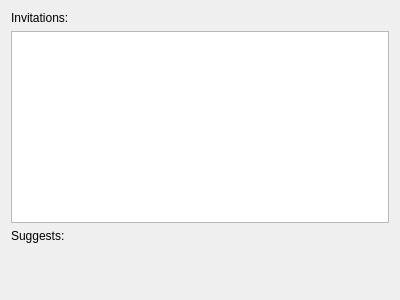
<?xml version="1.0" encoding="UTF-8"?>
<ui version="4.0">
 <class>UserNetworkComponent</class>
 <widget class="QWidget" name="UserNetworkComponent">
  <property name="geometry">
   <rect>
    <x>0</x>
    <y>0</y>
    <width>400</width>
    <height>300</height>
   </rect>
  </property>
  <property name="sizePolicy">
   <sizepolicy hsizetype="MinimumExpanding" vsizetype="Preferred">
    <horstretch>0</horstretch>
    <verstretch>0</verstretch>
   </sizepolicy>
  </property>
  <property name="windowTitle">
   <string>Form</string>
  </property>
  <layout class="QVBoxLayout" name="verticalLayout">
   <item>
    <widget class="QLabel" name="invitations_lbl">
     <property name="sizePolicy">
      <sizepolicy hsizetype="Preferred" vsizetype="Fixed">
       <horstretch>0</horstretch>
       <verstretch>0</verstretch>
      </sizepolicy>
     </property>
     <property name="text">
      <string>Invitations:</string>
     </property>
    </widget>
   </item>
   <item>
    <widget class="QListWidget" name="invitations_list">
     <property name="sizePolicy">
      <sizepolicy hsizetype="Expanding" vsizetype="Fixed">
       <horstretch>0</horstretch>
       <verstretch>0</verstretch>
      </sizepolicy>
     </property>
     <property name="verticalScrollBarPolicy">
      <enum>Qt::ScrollBarAlwaysOff</enum>
     </property>
     <property name="flow">
      <enum>QListView::LeftToRight</enum>
     </property>
    </widget>
   </item>
   <item>
    <widget class="QLabel" name="suggest_lbl">
     <property name="sizePolicy">
      <sizepolicy hsizetype="Preferred" vsizetype="Fixed">
       <horstretch>0</horstretch>
       <verstretch>0</verstretch>
      </sizepolicy>
     </property>
     <property name="text">
      <string>Suggests:</string>
     </property>
    </widget>
   </item>
   <item>
    <layout class="QGridLayout" name="suggests_grid"/>
   </item>
   <item>
    <spacer name="verticalSpacer">
     <property name="orientation">
      <enum>Qt::Vertical</enum>
     </property>
     <property name="sizeHint" stdset="0">
      <size>
       <width>20</width>
       <height>40</height>
      </size>
     </property>
    </spacer>
   </item>
  </layout>
 </widget>
 <resources/>
 <connections/>
</ui>
